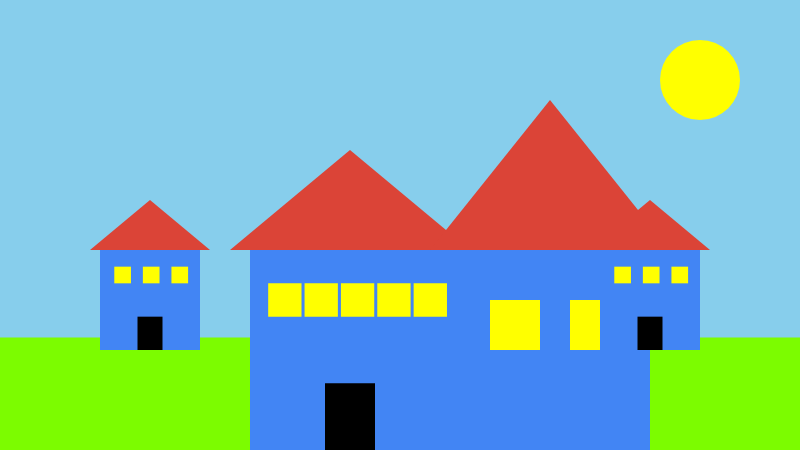
Frame 1 (no input)
Frame 2 (the mouse pressed at the canvas centre, redrawn once): identical to frame 1, image omitted

The p5.js sketch that drew this single still picture (run headless with seeded random() and noise() and a simulated clock; the mouse was pressed at the canvas centre and the sketch redrawn once):

// p5.js sketch
// ── sketch.js
function setup() {
  createCanvas(800, 450);
  noLoop();
  noStroke();
  print("Hello World!");
}

function draw() {
  // sky
  background(135, 206, 236);
  // ground
  fill(124, 252, 0);
  rect(0, height * 0.75, width, height * 0.25);
  // sun
  fill(255, 255, 0);
  ellipse(700, 80, 80, 80);

  let x, y, w, h, numWindows;
  let wallColor = color(66, 133, 244);
  let roofColour = color(219, 68, 55);
  let doorColor = color(0);
  let windowColor = color(255, 255, 0);
  let eaves, doorW, doorH, windowW, windowH, winY, winX;

  //---------------------------------------------------------------------------
  // House #1
  //---------------------------------------------------------------------------
  x = 100;
  y = 250;
  w = 100;
  h = 100;
  numWindows = 3;
    // wall
  fill(wallColor);
  rect(x, y, w, h);
  // roof
  eaves = w * 0.10;
  fill(roofColour);
  triangle(
    x - eaves, y,
    x + w + eaves, y,
    x + (w / 2), y - (h / 2)
  );
  // door
  doorW = w / 4;
  doorH = h / 3;
  fill(doorColor);
  rect(
    x + (w / 2) - (doorW / 2),
    y + h - doorH,
    doorW,
    doorH
  );

  windowW = w / (2 * numWindows + 1);
  windowH = h / 6;
  winY = y + (h / 3) - windowH;
  fill(windowColor);
  for (let i = 0; i != numWindows; i++) {
    winX = x + (i * windowW *2) + windowW;
    rect(winX, winY, windowH, windowH);
  }

  //---------------------------------------------------------------------------
  // House #2
  //---------------------------------------------------------------------------
  x = 250;
  y = 250;
  w = 200;
  h = 200;
  numWindows = 5;
  // wall
  fill(wallColor);
  rect(x, y, w, h);
  // roof
  eaves = w * 0.10;
  fill(roofColour);
  triangle(
    x - eaves, y,
    x + w + eaves, y,
    x + (w / 2), y - (h / 2)
  );
  // door
  doorW = w / 4;
  doorH = h / 3;
  fill(doorColor);
  rect(
    x + (w / 2) - (doorW / 2),
    y + h - doorH,
    doorW,
    doorH
  );

  windowW = w / (2 * numWindows + 1);
  windowH = h / 6;
  winY = y + (h / 3) - windowH;
  fill(windowColor);
  for (let i = 0; i != numWindows; i++) {
    winX = x + (i * windowW *2) + windowW;
    rect(winX, winY, windowH, windowH);
  }

  //---------------------------------------------------------------------------
  // House #3
  //---------------------------------------------------------------------------
  x = 450;
  y = 250;
  w = 200;
  h = 300;
  numWindows = 2;
  // wall
  fill(wallColor);
  rect(x, y, w, h);
  // roof
  eaves = w * 0.10;
  fill(roofColour);
  triangle(
    x - eaves, y,
    x + w + eaves, y,
    x + (w / 2), y - (h / 2)
  );
  // door
  doorW = w / 4;
  doorH = h / 3;
  fill(doorColor);
  rect(
    x + (w / 2) - (doorW / 2),
    y + h - doorH,
    doorW,
    doorH
  );

  windowW = w / (2 * numWindows + 1);
  windowH = h / 6;
  winY = y + (h / 3) - windowH;
  fill(windowColor);
  for (let i = 0; i != numWindows; i++) {
    winX = x + (i * windowW *2) + windowW;
    rect(winX, winY, windowH, windowH);
  }

  //---------------------------------------------------------------------------
  // House #4
  //---------------------------------------------------------------------------
  x = 600;
  y = 250;
  w = 100;
  h = 100;
  numWindows = 3;
  // wall
  fill(wallColor);
  rect(x, y, w, h);
  // roof
  eaves = w * 0.10;
  fill(roofColour);
  triangle(
    x - eaves, y,
    x + w + eaves, y,
    x + (w / 2), y - (h / 2)
  );
  // door
  doorW = w / 4;
  doorH = h / 3;
  fill(doorColor);
  rect(
    x + (w / 2) - (doorW / 2),
    y + h - doorH,
    doorW,
    doorH
  );

  windowW = w / (2 * numWindows + 1);
  windowH = h / 6;
  winY = y + (h / 3) - windowH;
  fill(windowColor);
  for (let i = 0; i != numWindows; i++) {
    winX = x + (i * windowW *2) + windowW;
    rect(winX, winY, windowH, windowH);
  }
}
